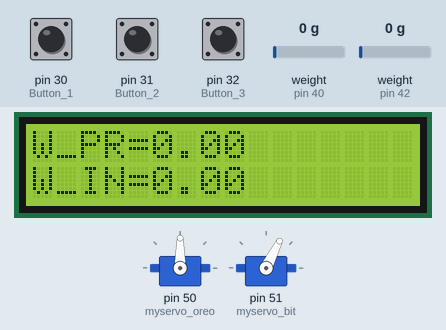
Simulated run of this sketch. Board: Arduino Mega 2560, built with avr-gcc and run on an emulated ATmega2560. On the bench: 2 × servo, 16×2 character LCD. Inputs (shaded band) come from the test bench; at power-on: pin 30 (Button_1) LOW, weight on the scale (sensors on pin 40, pin 42) 0 g, pin 31 (Button_2) LOW, pin 32 (Button_3) LOW. What the sketch prints to the serial monitor is not drawn.

Above: at 4.4 s.
4.5 s: pin 30 (Button_1) pulled HIGH for 0.15 s
At 5.3 s:
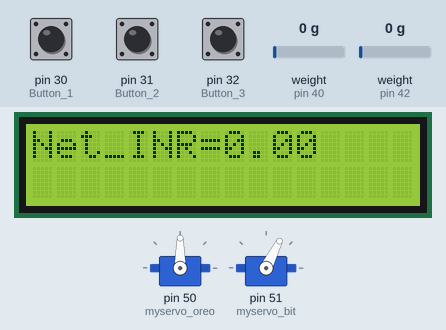
7.6 s: weight on the scale (sensor on pin 40) set to 100 g
At 8.7 s:
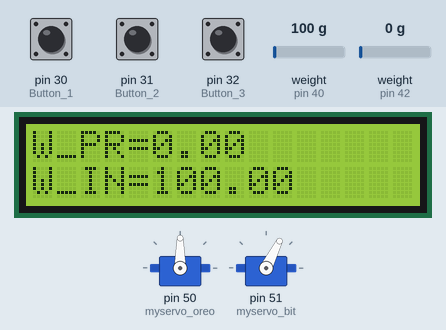
9.3 s: pin 30 (Button_1) pulled HIGH for 1 s
At 10.9 s:
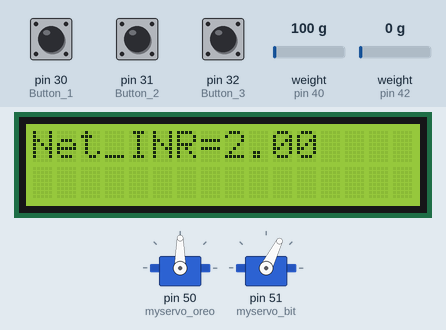
13.2 s: weight on the scale (sensor on pin 42) set to 100 g
At 14.7 s:
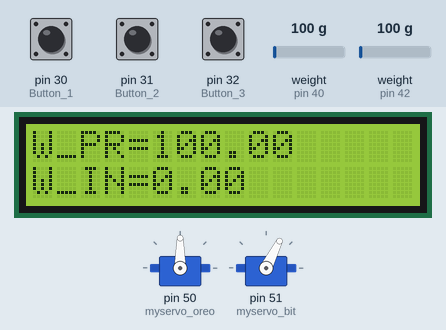
16.2 s: weight on the scale (sensor on pin 40) set to 1250 g
At 17.2 s:
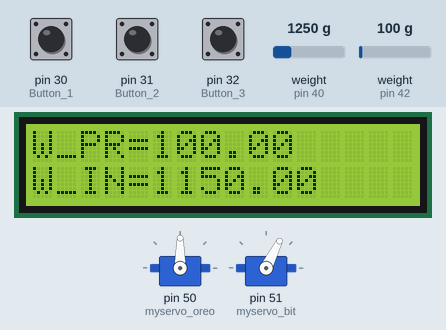
18.0 s: weight on the scale (sensor on pin 42) set to 1250 g
At 19.3 s:
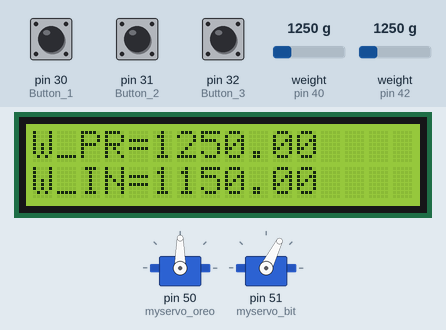
Timing chart, 0 to 20.6 s (numbered marks = the images above; inputs shaded):
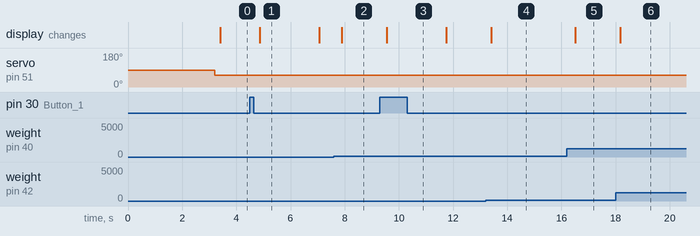

The sketch:

TEAM_48_PIS_ARDUINO_CODE.ino
```cpp
#include <LiquidCrystal.h>


#include <Servo.h>

#include "HX711.h"
#include <LiquidCrystal.h>


const int LOADCELL_DOUT_PIN=40;
const int LOADCELL_SCK_PIN=41;
HX711 scale;
unsigned long time=0;

const int LOADCELL_DOUT_PIN_2=42;
const int LOADCELL_SCK_PIN_2=43;
HX711 scale_2;

float average=0 ;
float temp =0;

LiquidCrystal lcd(12,11,5,4,3,2);


int pos=0;
int pos2=0;
float calibration_factor = 106.72;
float calibration_factor2 = -411.08;
// this calibration factor is adjusted according to my load cell
float units;
float units2;
float ounces;
float inr_money_iron;
float inr_money_paper;


Servo myservo_oreo;
Servo myservo_bit;  // create servo object to control a servo

int Button1 = 0;
int Button2 = 0;
int Button3 = 0;
const int Button_1=30;
const int Button_2=31;
const int Button_3=32;


void setup() {
  Serial.begin(9600);
  myservo_oreo.attach(50);
  myservo_bit.attach(51);


  lcd.begin(16,2);
  scale.begin(LOADCELL_DOUT_PIN, LOADCELL_SCK_PIN);
  scale_2.begin(LOADCELL_DOUT_PIN_2, LOADCELL_SCK_PIN_2);
  Serial.println("HX711 calibration sketch");
  Serial.println("Remove all weight from scale");
  Serial.println("After readings begin, place known weight on scale");
  Serial.println("Press + or a to increase calibration factor");
  Serial.println("Press - or z to decrease calibration factor");

  scale.set_scale();
  scale.tare();  //Reset the scale to 0

  scale_2.set_scale();
  scale_2.tare();
  long zero_factor = scale.read_average(); //Get a baseline reading
  Serial.print("Zero factor: "); //This can be used to remove the need to tare the scale. Useful in permanent scale projects.
  Serial.println(zero_factor);

  pinMode(Button1,INPUT);
  pinMode(Button2,INPUT);
  pinMode(Button3,INPUT);

}

void loop() {
   myservo_bit.write(63);
   myservo_oreo.write(90);
  Button1=digitalRead(Button_1);
  Button2=digitalRead(Button_2);
  Button3=digitalRead(Button_3);

  if(Serial.available())
  {
    char temp = Serial.read();
    if(temp == '+' || temp == 'a')
      calibration_factor += 1;
    else if(temp == '-' || temp == 'z')
      calibration_factor -= 1;
  }
scale.set_scale(calibration_factor);
scale_2.set_scale(calibration_factor2); //Adjust to this calibration factor

  Serial.print("Reading: ");
  units = scale.get_units(),10;
  units2 = scale_2.get_units(),10;


  if (units < 0)
  {
    units = 0.00;
  }

  if (units2 < 0)
  {
    units2 = 0.00;
  }


  ounces = units * 0.035274;
  inr_money_iron = units /50;
  inr_money_paper = units2/100;
//  Serial.print(units);
//  Serial.print(" grams");
//  Serial.print(" calibration_factor: ");
//  Serial.print(calibration_factor);
//  Serial.println();


  lcd.clear();

  lcd.setCursor(0,0);
  lcd.print("W_PR=");

  lcd.setCursor(5,0);
  lcd.print(units2,2);

  lcd.setCursor(0,1);
  lcd.print("W_IN=");

  lcd.setCursor(5,1);
  lcd.print(units,2);


  if (Button1 == HIGH){

    //for (int i =0 ; i<8 ;i++){

    average =inr_money_iron + inr_money_paper+temp;
    //}
    //average = ((average)/8)+ temp;


   lcd.clear();
  lcd.setCursor(0,0);
  lcd.print("Net_INR=");
  lcd.setCursor(8,0);
  lcd.print(average);
  scale.tare();
      scale_2.tare();


    if (Button2 == HIGH and average >=10){
       myservo_bit.write(118);
      delay(2000);
      myservo_bit.write(60);
      average = average -10;
      scale.tare();
      scale_2.tare();
      lcd.clear();
      }

    if (Button3 == HIGH and average >=20)
    {

 myservo_oreo.write(130);
      delay(2500);
myservo_oreo.write(90);
      average = average -20;
      lcd.clear();

    }
    if ((Button2==HIGH and average <=10) or (Button3==HIGH and average <=20))
     {
      lcd.clear();
     lcd.setCursor(0,0);
      lcd.print("INSUFFICIENT FUND");
      delay(1000);
      lcd.clear();

  }
   temp=average;
  }


  }
```

Measured:
- after the input at 4.5 s, the display: changes after 0.36 s (image 1)
- after the input at 7.6 s, the display: changes after 0.29 s (image 2)
- after the input at 9.3 s, the display: changes after 0.25 s (image 3)
- after the input at 13.2 s, the display: changes after 0.21 s (image 4)
- after the input at 16.2 s, the display: changes after 0.31 s (image 5)
- after the input at 18.0 s, the display: changes after 0.17 s (image 6)
- what the display in image 1 shows lasts 2.2 s, from 4.9 s to 7.1 s
